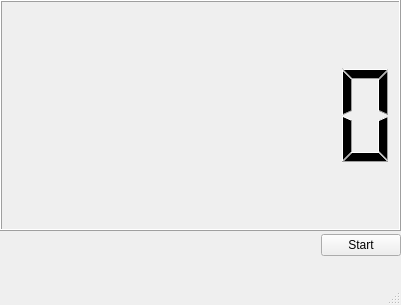
<?xml version="1.0" encoding="UTF-8"?>
<ui version="4.0">
 <class>stopWatch</class>
 <widget class="QMainWindow" name="stopWatch">
  <property name="geometry">
   <rect>
    <x>0</x>
    <y>0</y>
    <width>401</width>
    <height>305</height>
   </rect>
  </property>
  <property name="windowTitle">
   <string>Stop Watch</string>
  </property>
  <widget class="QWidget" name="centralwidget">
   <widget class="QLCDNumber" name="lcdNumber">
    <property name="geometry">
     <rect>
      <x>0</x>
      <y>0</y>
      <width>401</width>
      <height>231</height>
     </rect>
    </property>
    <property name="numDigits">
     <number>7</number>
    </property>
   </widget>
   <widget class="QWidget" name="horizontalLayoutWidget">
    <property name="geometry">
     <rect>
      <x>0</x>
      <y>230</y>
      <width>401</width>
      <height>31</height>
     </rect>
    </property>
    <layout class="QHBoxLayout" name="horizontalLayout">
     <item>
      <spacer name="horizontalSpacer">
       <property name="orientation">
        <enum>Qt::Horizontal</enum>
       </property>
       <property name="sizeHint" stdset="0">
        <size>
         <width>268</width>
         <height>20</height>
        </size>
       </property>
      </spacer>
     </item>
     <item>
      <widget class="QPushButton" name="startButton">
       <property name="text">
        <string>Start</string>
       </property>
      </widget>
     </item>
    </layout>
   </widget>
  </widget>
  <widget class="QMenuBar" name="menubar">
   <property name="geometry">
    <rect>
     <x>0</x>
     <y>0</y>
     <width>401</width>
     <height>22</height>
    </rect>
   </property>
  </widget>
  <widget class="QStatusBar" name="statusbar"/>
 </widget>
 <resources/>
 <connections>
  <connection>
   <sender>startButton</sender>
   <signal>released()</signal>
   <receiver>startButton</receiver>
   <slot>click()</slot>
   <hints>
    <hint type="sourcelabel">
     <x>553</x>
     <y>434</y>
    </hint>
    <hint type="destinationlabel">
     <x>553</x>
     <y>434</y>
    </hint>
   </hints>
  </connection>
 </connections>
</ui>
